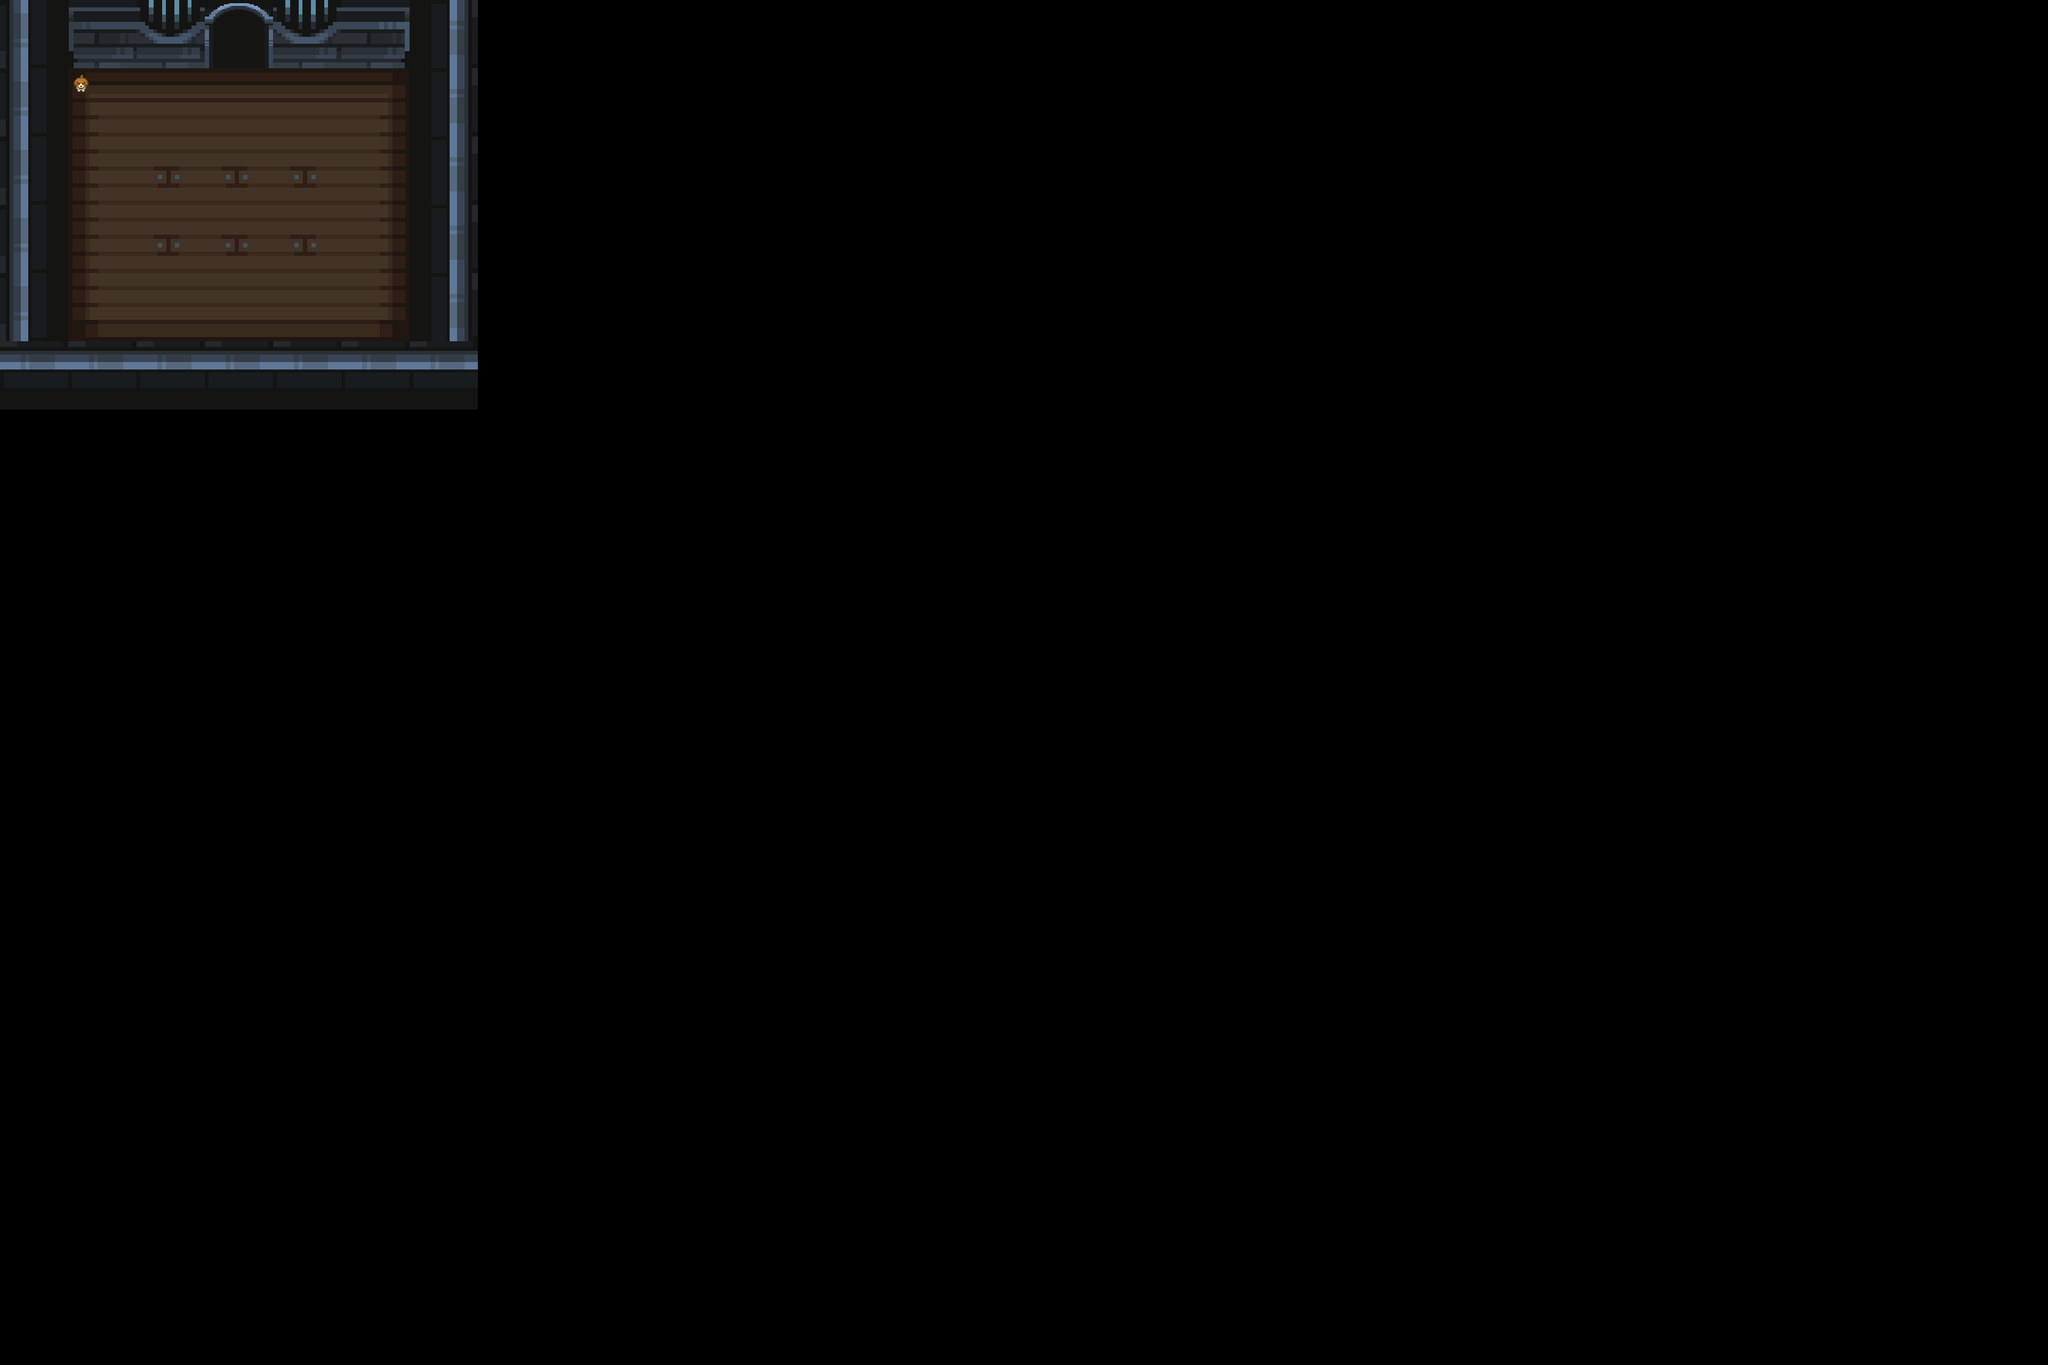

A 2D game scene composited from a Tiled map and its tileset images. What follows is a short description and the map's XML, with every tile layer's data as written:
An orthogonal 30x20 tile map with 128x128 px tiles, 5 tile layers (floor, objects, wall, door, ...), 2 tilesets and 2 objects (player, tonode0).

<map version="1.10" tiledversion="1.11.0" orientation="orthogonal" renderorder="right-down" width="30" height="20" tilewidth="128" tileheight="128" infinite="0" nextlayerid="8" nextobjectid="10">
 <tileset firstgid="1" source="../dungeon_tile2.tsx" />
 <tileset firstgid="626" source="dungeon_tile2.tsx" />
 <layer id="2" name="floor" width="30" height="20">
  <data encoding="csv">
0,0,0,0,0,0,0,0,0,0,0,0,0,0,0,0,0,0,0,0,0,0,0,0,0,0,0,0,0,0,
0,251,252,252,252,253,0,0,0,0,0,0,0,0,0,0,0,0,0,0,0,0,0,0,0,0,0,0,0,0,
0,276,280,280,280,278,0,0,0,0,0,0,0,0,0,0,0,0,0,0,0,0,0,0,0,0,0,0,0,0,
0,276,280,280,280,278,0,0,0,0,0,0,0,0,0,0,0,0,0,0,0,0,0,0,0,0,0,0,0,0,
0,301,302,302,302,303,0,0,0,0,0,0,0,0,0,0,0,0,0,0,0,0,0,0,0,0,0,0,0,0,
0,0,0,0,0,0,0,0,0,0,0,0,0,0,0,0,0,0,0,0,0,0,0,0,0,0,0,0,0,0,
0,0,0,0,0,0,0,0,0,0,0,0,0,0,0,0,0,0,0,0,0,0,0,0,0,0,0,0,0,0,
0,0,0,0,0,0,0,0,0,0,0,0,0,0,0,0,0,0,0,0,0,0,0,0,0,0,0,0,0,0,
0,0,0,0,0,0,0,0,0,0,0,0,0,0,0,0,0,0,0,0,0,0,0,0,0,0,0,0,0,0,
0,0,0,0,0,0,0,0,0,0,0,0,0,0,0,0,0,0,0,0,0,0,0,0,0,0,0,0,0,0,
0,0,0,0,0,0,0,0,0,0,0,0,0,0,0,0,0,0,0,0,0,0,0,0,0,0,0,0,0,0,
0,0,0,0,0,0,0,0,0,0,0,0,0,0,0,0,0,0,0,0,0,0,0,0,0,0,0,0,0,0,
0,0,0,0,0,0,0,0,0,0,0,0,0,0,0,0,0,0,0,0,0,0,0,0,0,0,0,0,0,0,
0,0,0,0,0,0,0,0,0,0,0,0,0,0,0,0,0,0,0,0,0,0,0,0,0,0,0,0,0,0,
0,0,0,0,0,0,0,0,0,0,0,0,0,0,0,0,0,0,0,0,0,0,0,0,0,0,0,0,0,0,
0,0,0,0,0,0,0,0,0,0,0,0,0,0,0,0,0,0,0,0,0,0,0,0,0,0,0,0,0,0,
0,0,0,0,0,0,0,0,0,0,0,0,0,0,0,0,0,0,0,0,0,0,0,0,0,0,0,0,0,0,
0,0,0,0,0,0,0,0,0,0,0,0,0,0,0,0,0,0,0,0,0,0,0,0,0,0,0,0,0,0,
0,0,0,0,0,0,0,0,0,0,0,0,0,0,0,0,0,0,0,0,0,0,0,0,0,0,0,0,0,0,
0,0,0,0,0,0,0,0,0,0,0,0,0,0,0,0,0,0,0,0,0,0,0,0,0,0,0,0,0,0
</data>
 </layer>
 <layer id="3" name="objects" width="30" height="20">
  <data encoding="csv">
0,0,0,0,0,0,0,0,0,0,0,0,0,0,0,0,0,0,0,0,0,0,0,0,0,0,0,0,0,0,
0,0,0,0,0,0,0,0,0,0,0,0,0,0,0,0,0,0,0,0,0,0,0,0,0,0,0,0,0,0,
0,0,0,0,0,0,0,0,0,0,0,0,0,0,0,0,0,0,0,0,0,0,0,0,0,0,0,0,0,0,
0,0,0,0,0,0,0,0,0,0,0,0,0,0,0,0,0,0,0,0,0,0,0,0,0,0,0,0,0,0,
0,0,0,0,0,0,0,0,0,0,0,0,0,0,0,0,0,0,0,0,0,0,0,0,0,0,0,0,0,0,
0,0,0,0,0,0,0,0,0,0,0,0,0,0,0,0,0,0,0,0,0,0,0,0,0,0,0,0,0,0,
0,0,0,0,0,0,0,0,0,0,0,0,0,0,0,0,0,0,0,0,0,0,0,0,0,0,0,0,0,0,
0,0,0,0,0,0,0,0,0,0,0,0,0,0,0,0,0,0,0,0,0,0,0,0,0,0,0,0,0,0,
0,0,0,0,0,0,0,0,0,0,0,0,0,0,0,0,0,0,0,0,0,0,0,0,0,0,0,0,0,0,
0,0,0,0,0,0,0,0,0,0,0,0,0,0,0,0,0,0,0,0,0,0,0,0,0,0,0,0,0,0,
0,0,0,0,0,0,0,0,0,0,0,0,0,0,0,0,0,0,0,0,0,0,0,0,0,0,0,0,0,0,
0,0,0,0,0,0,0,0,0,0,0,0,0,0,0,0,0,0,0,0,0,0,0,0,0,0,0,0,0,0,
0,0,0,0,0,0,0,0,0,0,0,0,0,0,0,0,0,0,0,0,0,0,0,0,0,0,0,0,0,0,
0,0,0,0,0,0,0,0,0,0,0,0,0,0,0,0,0,0,0,0,0,0,0,0,0,0,0,0,0,0,
0,0,0,0,0,0,0,0,0,0,0,0,0,0,0,0,0,0,0,0,0,0,0,0,0,0,0,0,0,0,
0,0,0,0,0,0,0,0,0,0,0,0,0,0,0,0,0,0,0,0,0,0,0,0,0,0,0,0,0,0,
0,0,0,0,0,0,0,0,0,0,0,0,0,0,0,0,0,0,0,0,0,0,0,0,0,0,0,0,0,0,
0,0,0,0,0,0,0,0,0,0,0,0,0,0,0,0,0,0,0,0,0,0,0,0,0,0,0,0,0,0,
0,0,0,0,0,0,0,0,0,0,0,0,0,0,0,0,0,0,0,0,0,0,0,0,0,0,0,0,0,0,
0,0,0,0,0,0,0,0,0,0,0,0,0,0,0,0,0,0,0,0,0,0,0,0,0,0,0,0,0,0
</data>
 </layer>
 <objectgroup id="5" name="player">
  <object id="1" name="player" x="452" y="309.667" />
 </objectgroup>
 <layer id="1" name="wall" width="30" height="20">
  <data encoding="csv">
2684354571,3221225610,3221225609,3221225609,3221225609,3221225608,1610612747,0,0,0,0,0,0,0,0,0,0,0,0,0,0,0,0,0,0,0,0,0,0,0,
2684354571,0,0,0,0,0,1610612747,0,0,0,0,0,0,0,0,0,0,0,0,0,0,0,0,0,0,0,0,0,0,0,
2684354571,0,0,0,0,0,1610612747,0,0,0,0,0,0,0,0,0,0,0,0,0,0,0,0,0,0,0,0,0,0,0,
2684354571,0,0,0,0,0,1610612747,0,0,0,0,0,0,0,0,0,0,0,0,0,0,0,0,0,0,0,0,0,0,0,
2684354571,0,0,0,0,0,1610612747,0,0,0,0,0,0,0,0,0,0,0,0,0,0,0,0,0,0,0,0,0,0,0,
2684354571,0,0,0,0,0,1610612747,0,0,0,0,0,0,0,0,0,0,0,0,0,0,0,0,0,0,0,0,0,0,0,
0,0,0,0,0,0,0,0,0,0,0,0,0,0,0,0,0,0,0,0,0,0,0,0,0,0,0,0,0,0,
0,0,0,0,0,0,0,0,0,0,0,0,0,0,0,0,0,0,0,0,0,0,0,0,0,0,0,0,0,0,
0,0,0,0,0,0,0,0,0,0,0,0,0,0,0,0,0,0,0,0,0,0,0,0,0,0,0,0,0,0,
0,0,0,0,0,0,0,0,0,0,0,0,0,0,0,0,0,0,0,0,0,0,0,0,0,0,0,0,0,0,
0,0,0,0,0,0,0,0,0,0,0,0,0,0,0,0,0,0,0,0,0,0,0,0,0,0,0,0,0,0,
0,0,0,0,0,0,0,0,0,0,0,0,0,0,0,0,0,0,0,0,0,0,0,0,0,0,0,0,0,0,
0,0,0,0,0,0,0,0,0,0,0,0,0,0,0,0,0,0,0,0,0,0,0,0,0,0,0,0,0,0,
0,0,0,0,0,0,0,0,0,0,0,0,0,0,0,0,0,0,0,0,0,0,0,0,0,0,0,0,0,0,
0,0,0,0,0,0,0,0,0,0,0,0,0,0,0,0,0,0,0,0,0,0,0,0,0,0,0,0,0,0,
0,0,0,0,0,0,0,0,0,0,0,0,0,0,0,0,0,0,0,0,0,0,0,0,0,0,0,0,0,0,
0,0,0,0,0,0,0,0,0,0,0,0,0,0,0,0,0,0,0,0,0,0,0,0,0,0,0,0,0,0,
0,0,0,0,0,0,0,0,0,0,0,0,0,0,0,0,0,0,0,0,0,0,0,0,0,0,0,0,0,0,
0,0,0,0,0,0,0,0,0,0,0,0,0,0,0,0,0,0,0,0,0,0,0,0,0,0,0,0,0,0,
0,0,0,0,0,0,0,0,0,0,0,0,0,0,0,0,0,0,0,0,0,0,0,0,0,0,0,0,0,0
</data>
 </layer>
 <layer id="4" name="door" width="30" height="20">
  <data encoding="csv">
0,0,0,163,0,0,0,0,0,0,0,0,0,0,0,0,0,0,0,0,0,0,0,0,0,0,0,0,0,0,
0,0,0,0,0,0,0,0,0,0,0,0,0,0,0,0,0,0,0,0,0,0,0,0,0,0,0,0,0,0,
0,0,0,0,0,0,0,0,0,0,0,0,0,0,0,0,0,0,0,0,0,0,0,0,0,0,0,0,0,0,
0,0,0,0,0,0,0,0,0,0,0,0,0,0,0,0,0,0,0,0,0,0,0,0,0,0,0,0,0,0,
0,0,0,0,0,0,0,0,0,0,0,0,0,0,0,0,0,0,0,0,0,0,0,0,0,0,0,0,0,0,
3221225483,3221225483,3221225483,3221225483,3221225483,3221225483,3221225483,0,0,0,0,0,0,0,0,0,0,0,0,0,0,0,0,0,0,0,0,0,0,0,
0,0,0,0,0,0,0,0,0,0,0,0,0,0,0,0,0,0,0,0,0,0,0,0,0,0,0,0,0,0,
0,0,0,0,0,0,0,0,0,0,0,0,0,0,0,0,0,0,0,0,0,0,0,0,0,0,0,0,0,0,
0,0,0,0,0,0,0,0,0,0,0,0,0,0,0,0,0,0,0,0,0,0,0,0,0,0,0,0,0,0,
0,0,0,0,0,0,0,0,0,0,0,0,0,0,0,0,0,0,0,0,0,0,0,0,0,0,0,0,0,0,
0,0,0,0,0,0,0,0,0,0,0,0,0,0,0,0,0,0,0,0,0,0,0,0,0,0,0,0,0,0,
0,0,0,0,0,0,0,0,0,0,0,0,0,0,0,0,0,0,0,0,0,0,0,0,0,0,0,0,0,0,
0,0,0,0,0,0,0,0,0,0,0,0,0,0,0,0,0,0,0,0,0,0,0,0,0,0,0,0,0,0,
0,0,0,0,0,0,0,0,0,0,0,0,0,0,0,0,0,0,0,0,0,0,0,0,0,0,0,0,0,0,
0,0,0,0,0,0,0,0,0,0,0,0,0,0,0,0,0,0,0,0,0,0,0,0,0,0,0,0,0,0,
0,0,0,0,0,0,0,0,0,0,0,0,0,0,0,0,0,0,0,0,0,0,0,0,0,0,0,0,0,0,
0,0,0,0,0,0,0,0,0,0,0,0,0,0,0,0,0,0,0,0,0,0,0,0,0,0,0,0,0,0,
0,0,0,0,0,0,0,0,0,0,0,0,0,0,0,0,0,0,0,0,0,0,0,0,0,0,0,0,0,0,
0,0,0,0,0,0,0,0,0,0,0,0,0,0,0,0,0,0,0,0,0,0,0,0,0,0,0,0,0,0,
0,0,0,0,0,0,0,0,0,0,0,0,0,0,0,0,0,0,0,0,0,0,0,0,0,0,0,0,0,0
</data>
 </layer>
 <objectgroup id="6" name="door">
  <object id="9" name="tonode0" x="384" y="0">
   <properties>
    <property name="path" value="../map/easy/nodeb.tmx" />
    <property name="player" value="noded" />
   </properties>
  </object>
 </objectgroup>
 <layer id="7" name="npc" width="30" height="20">
  <data encoding="csv">
0,0,0,0,0,0,0,0,0,0,0,0,0,0,0,0,0,0,0,0,0,0,0,0,0,0,0,0,0,0,
0,811,0,0,0,0,0,0,0,0,0,0,0,0,0,0,0,0,0,0,0,0,0,0,0,0,0,0,0,0,
0,0,0,0,0,0,0,0,0,0,0,0,0,0,0,0,0,0,0,0,0,0,0,0,0,0,0,0,0,0,
0,0,0,0,0,0,0,0,0,0,0,0,0,0,0,0,0,0,0,0,0,0,0,0,0,0,0,0,0,0,
0,0,0,0,0,0,0,0,0,0,0,0,0,0,0,0,0,0,0,0,0,0,0,0,0,0,0,0,0,0,
0,0,0,0,0,0,0,0,0,0,0,0,0,0,0,0,0,0,0,0,0,0,0,0,0,0,0,0,0,0,
0,0,0,0,0,0,0,0,0,0,0,0,0,0,0,0,0,0,0,0,0,0,0,0,0,0,0,0,0,0,
0,0,0,0,0,0,0,0,0,0,0,0,0,0,0,0,0,0,0,0,0,0,0,0,0,0,0,0,0,0,
0,0,0,0,0,0,0,0,0,0,0,0,0,0,0,0,0,0,0,0,0,0,0,0,0,0,0,0,0,0,
0,0,0,0,0,0,0,0,0,0,0,0,0,0,0,0,0,0,0,0,0,0,0,0,0,0,0,0,0,0,
0,0,0,0,0,0,0,0,0,0,0,0,0,0,0,0,0,0,0,0,0,0,0,0,0,0,0,0,0,0,
0,0,0,0,0,0,0,0,0,0,0,0,0,0,0,0,0,0,0,0,0,0,0,0,0,0,0,0,0,0,
0,0,0,0,0,0,0,0,0,0,0,0,0,0,0,0,0,0,0,0,0,0,0,0,0,0,0,0,0,0,
0,0,0,0,0,0,0,0,0,0,0,0,0,0,0,0,0,0,0,0,0,0,0,0,0,0,0,0,0,0,
0,0,0,0,0,0,0,0,0,0,0,0,0,0,0,0,0,0,0,0,0,0,0,0,0,0,0,0,0,0,
0,0,0,0,0,0,0,0,0,0,0,0,0,0,0,0,0,0,0,0,0,0,0,0,0,0,0,0,0,0,
0,0,0,0,0,0,0,0,0,0,0,0,0,0,0,0,0,0,0,0,0,0,0,0,0,0,0,0,0,0,
0,0,0,0,0,0,0,0,0,0,0,0,0,0,0,0,0,0,0,0,0,0,0,0,0,0,0,0,0,0,
0,0,0,0,0,0,0,0,0,0,0,0,0,0,0,0,0,0,0,0,0,0,0,0,0,0,0,0,0,0,
0,0,0,0,0,0,0,0,0,0,0,0,0,0,0,0,0,0,0,0,0,0,0,0,0,0,0,0,0,0
</data>
 </layer>
</map>
